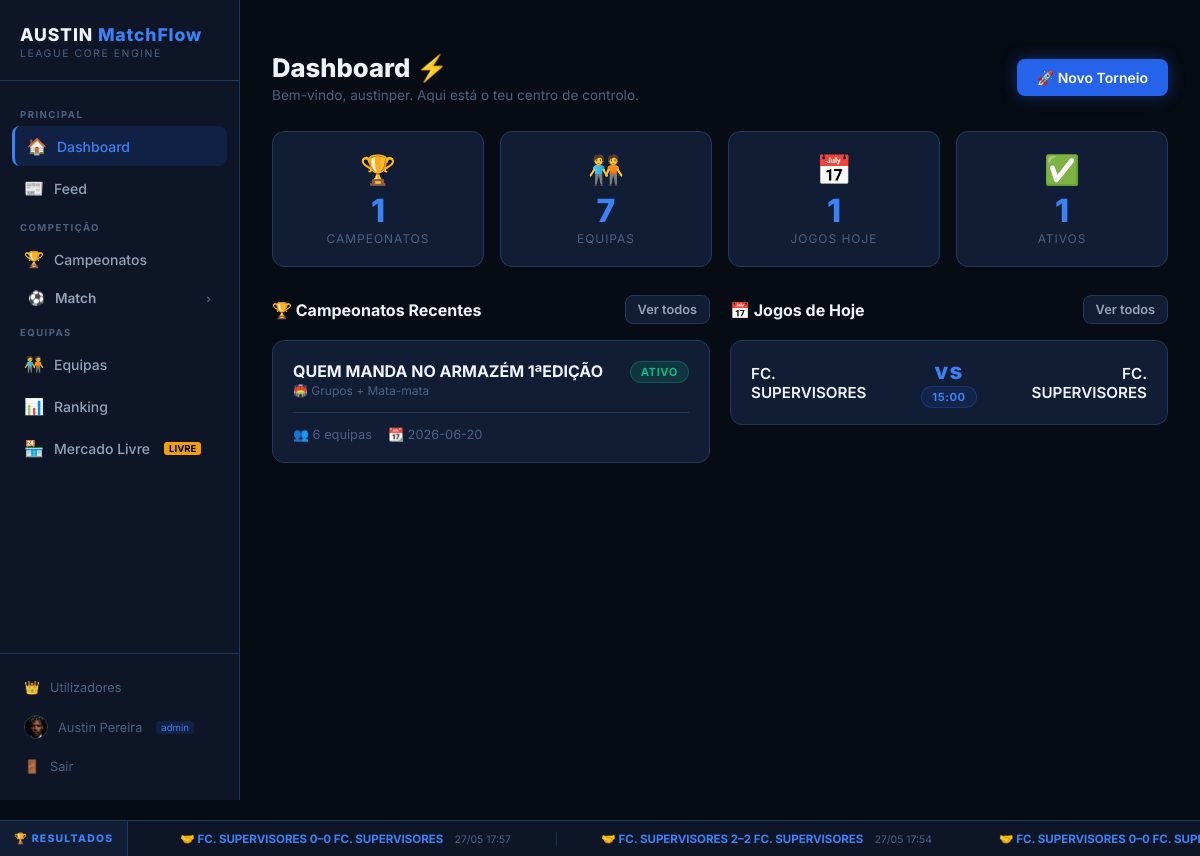
The page / (signed in) on the database its author committed.
### models/user.py (models this page shows, shortened)
class User(UserMixin, db.Model):
    __tablename__ = 'users'
    id = db.Column(db.Integer, primary_key=True)
    public_id = db.Column(db.String(36), unique=True, nullable=False,
                          default=lambda: str(uuid.uuid4()))
    username = db.Column(db.String(100), unique=True, nullable=False)
    email = db.Column(db.String(150), unique=True, nullable=False)
    password_hash = db.Column(db.String(256), nullable=False, default='')
    full_name = db.Column(db.String(150))
    avatar_url = db.Column(db.String(300), default='')
    role = db.Column(db.String(20), default='manager')
    sport_role = db.Column(db.String(20), default='player')
    is_active = db.Column(db.Boolean, default=True, nullable=False)
    player_id = db.Column(db.Integer, db.ForeignKey('players.id'), nullable=True)
    preferred_position = db.Column(db.String(50))
    current_team_id = db.Column(db.Integer, db.ForeignKey('teams.id'), nullable=True)
    created_at = db.Column(db.DateTime, default=datetime.utcnow)
    last_login = db.Column(db.DateTime, nullable=True)
    last_password_change = db.Column(db.DateTime, nullable=True)
    reset_token = db.Column(db.String(100), nullable=True, unique=True)
    reset_token_expires = db.Column(db.DateTime, nullable=True)
    password_history = db.relationship(
        'PasswordHistory', backref='user', lazy=True,
        cascade='all, delete-orphan',
        order_by='PasswordHistory.changed_at.desc()'
    )
    @property
    def is_free_agent(self):
        return self.sport_role in ('player', 'coach', 'ceo') and not self.current_team_id
    @property
    def display_name(self):
        return self.full_name if self.full_name else self.username

### models/tournament.py (models this page shows, shortened)
class Tournament(db.Model):
    __tablename__ = 'tournaments'
    id = db.Column(db.Integer, primary_key=True)
    name = db.Column(db.String(100), nullable=False)
    sport = db.Column(db.String(50), default='futsal')
    type = db.Column(db.String(50), nullable=False)
    format_type = db.Column(db.String(20), default='liga')
    status = db.Column(db.String(20), default='pending')
    created_by_id = db.Column(db.Integer, db.ForeignKey('users.id'), nullable=True)
    created_by = db.relationship('User', foreign_keys=[created_by_id])
    teams_count = db.Column(db.Integer, default=0)       # max teams expected
    description = db.Column(db.Text)
    logo_url = db.Column(db.String(300), default='')
    has_groups = db.Column(db.Boolean, default=False)
    groups_count = db.Column(db.Integer, default=0)
    teams_per_group = db.Column(db.Integer, default=0)
    qualify_per_group = db.Column(db.Integer, default=2)
    group_legs = db.Column(db.Integer, default=1)        # 1 = uma volta, 2 = duas voltas
    has_knockout = db.Column(db.Boolean, default=False)
    has_round_of_16 = db.Column(db.Boolean, default=False)
    has_quarter = db.Column(db.Boolean, default=False)
    has_semi = db.Column(db.Boolean, default=True)
    has_final = db.Column(db.Boolean, default=True)
    knockout_legs = db.Column(db.Integer, default=1)     # 1 = jogo único, 2 = ida e volta
    start_date = db.Column(db.String(20))
    created_at = db.Column(db.DateTime, default=db.func.now())
    currency           = db.Column(db.String(10), default='KWZ')
    registration_fee   = db.Column(db.Float, default=0)   # taxa de inscrição por equipa
    participation_fee  = db.Column(db.Float, default=0)   # taxa de participação por equipa
    prize_pool_total   = db.Column(db.Float, default=0)   # total do prémio
    groups = db.relationship('Group', backref='tournament', lazy=True, cascade='all, delete-orphan')
    teams = db.relationship('TournamentTeam', backref='tournament', lazy=True, cascade='all, delete-orphan')
    matches = db.relationship('Match', backref='tournament', lazy=True, cascade='all, delete-orphan')

### models/match.py (models this page shows, shortened)
class Match(db.Model):
    __tablename__ = 'matches'
    id = db.Column(db.Integer, primary_key=True)
    tournament_id = db.Column(db.Integer, db.ForeignKey('tournaments.id'), nullable=False)
    team1_id = db.Column(db.Integer, db.ForeignKey('teams.id'), nullable=False)
    team2_id = db.Column(db.Integer, db.ForeignKey('teams.id'), nullable=False)
    date = db.Column(db.String(20))
    time = db.Column(db.String(10), default='15:00')
    venue = db.Column(db.String(100))
    round_number = db.Column(db.Integer, default=1)
    phase = db.Column(db.String(30), default='group')
    group_id = db.Column(db.Integer, db.ForeignKey('groups.id'), nullable=True)
    group_letter = db.Column(db.String(5))
    score1 = db.Column(db.Integer, nullable=True)
    score2 = db.Column(db.Integer, nullable=True)
    status = db.Column(db.String(20), default='scheduled')  # scheduled | live | finished | cancelled
    created_by_id = db.Column(db.Integer, db.ForeignKey('users.id'), nullable=True)
    created_by = db.relationship('User', foreign_keys=[created_by_id])
    minute_current = db.Column(db.Integer, default=0)
    team1 = db.relationship('Team', foreign_keys=[team1_id], backref='home_matches')
    team2 = db.relationship('Team', foreign_keys=[team2_id], backref='away_matches')
    player_stats = db.relationship('PlayerMatchStat', backref='match', lazy=True, cascade='all, delete-orphan')
    events = db.relationship('MatchEvent', backref='match', lazy=True, cascade='all, delete-orphan',
                             order_by='MatchEvent.minute')
    lineups = db.relationship('MatchLineup', backref='match', lazy=True, cascade='all, delete-orphan')
    @property
    def score_display(self):
        if self.score1 is not None and self.score2 is not None:
            return f'{self.score1} - {self.score2}'
        return 'vs'

### models/team.py (models this page shows, shortened)
class Team(db.Model):
    __tablename__ = 'teams'
    id = db.Column(db.Integer, primary_key=True)
    name = db.Column(db.String(100), unique=True, nullable=False)
    short_name = db.Column(db.String(10))
    founded_date = db.Column(db.String(20))
    city = db.Column(db.String(100))
    country = db.Column(db.String(100), default='Portugal')
    primary_color = db.Column(db.String(10), default='#2563eb')
    secondary_color = db.Column(db.String(10), default='#ffffff')
    logo_url = db.Column(db.String(300), default='')      # path to uploaded logo
    stadium = db.Column(db.String(100))
    ceo = db.Column(db.String(100))
    manager = db.Column(db.String(100))
    coach = db.Column(db.String(100))
    assistant_coach = db.Column(db.String(100))
    captain = db.Column(db.String(100))
    formation = db.Column(db.String(20), default='4-3-3')
    tactic = db.Column(db.String(200))
    sport = db.Column(db.String(30), default='futsal')
    email = db.Column(db.String(150))
    phone = db.Column(db.String(30))
    website = db.Column(db.String(200))
    instagram = db.Column(db.String(100))
    notes = db.Column(db.Text)
    created_at = db.Column(db.DateTime, default=db.func.now())
    players = db.relationship('Player', backref='team', lazy=True, cascade='all, delete-orphan')
    posts = db.relationship('TeamPost', backref='team', lazy=True, cascade='all, delete-orphan',
                            order_by='TeamPost.created_at.desc()')

### app.py (the view)
    @app.route('/')
    @login_required
    def index():
        from models.tournament import Tournament
        from models.team import Team
        from models.match import Match
        tournaments = Tournament.query.order_by(Tournament.created_at.desc()).all()
        teams = Team.query.all()
        today = datetime.today().strftime('%Y-%m-%d')
        matches_today = Match.query.filter_by(date=today).all()
        return render_template('dashboard.html',
                               tournaments=tournaments,
                               teams=teams,
                               matches_today=matches_today)

### templates/dashboard.html (shortened to what this page needs)
﻿{% extends 'base.html' %}
{% block content %}
<div class="page-header">
  <div>
    <div class="page-title">Dashboard <span>⚡</span></div>
    <div class="page-subtitle">Bem-vindo, {{ current_user.username }}. Aqui está o teu centro de controlo.</div>
  </div>
  <a href="{{ url_for('tournament.create_tournament') }}" class="btn btn-primary">
    🚀 Novo Torneio
  </a>
</div>
<div class="stats-grid">
  <div class="stat-card">
    <div class="stat-icon">🏆</div>
    <div class="stat-value">{{ tournaments | length }}</div>
    <div class="stat-label">Campeonatos</div>
  </div>
  <div class="stat-card">
    <div class="stat-icon">🧑‍🤝‍🧑</div>
    <div class="stat-value">{{ teams | length }}</div>
    <div class="stat-label">Equipas</div>
  </div>
  <div class="stat-card">
    <div class="stat-icon">📅</div>
    <div class="stat-value">{{ matches_today | length }}</div>
    <div class="stat-label">Jogos Hoje</div>
  </div>
  <div class="stat-card">
    <div class="stat-icon">✅</div>
    <div class="stat-value">{{ tournaments | selectattr('status', 'equalto', 'active') | list | length }}</div>
    <div class="stat-label">Ativos</div>
  </div>
</div>
<div class="grid-2">
  <div>
    <div style="display: flex; align-items: center; justify-content: space-between; margin-bottom: 16px;">
      <h2 style="font-size: 1rem; font-weight: 700;">🏆 Campeonatos Recentes</h2>
      <a href="{{ url_for('tournament.list_tournaments') }}" class="btn btn-secondary btn-sm">Ver todos</a>
    </div>
    {% if tournaments %}
      {% for t in tournaments[:4] %}
      <a href="{{ url_for('tournament.tournament_room', tournament_id=t.id) }}" class="tournament-card" style="margin-bottom: 12px;">
        <div class="tournament-card-header">
          <div>
            <div class="tournament-name">{{ t.name }}</div>
            <div class="tournament-type">
              {% if t.type == 'liga' %}⚽ Liga
              {% elif t.type == 'grupos_eliminatoria' %}🏟️ Grupos + Mata-mata
              {% else %}⚔️ Eliminatória{% endif %}
            </div>
          </div>
          <span class="badge badge-{{ t.status }}">
            {% if t.status == 'active' %}Ativo
            {% elif t.status == 'finished' %}Terminado
            {% else %}Pendente{% endif %}
          </span>
        </div>
        <div class="tournament-card-footer">
          <span>👥 {{ t.teams_count }} equipas</span>
          <span>📆 {{ t.start_date }}</span>
        </div>
      </a>
      {% endfor %}
    {% else %}
      <div class="empty-state">
        <div class="empty-icon">🏆</div>
        <p>Nenhum campeonato criado ainda.</p>
        <a href="{{ url_for('tournament.create_tournament') }}" class="btn btn-primary">Criar primeiro torneio</a>
      </div>
    {% endif %}
  </div>
  <div>
    <div style="display: flex; align-items: center; justify-content: space-between; margin-bottom: 16px;">
      <h2 style="font-size: 1rem; font-weight: 700;">📅 Jogos de Hoje</h2>
      <a href="{{ url_for('match.list_matches') }}" class="btn btn-secondary btn-sm">Ver todos</a>
    </div>
    {% if matches_today %}
      {% for m in matches_today %}
      <a href="{{ url_for('match.match_detail', match_id=m.id) }}" class="match-card" style="margin-bottom: 10px;">
        <div class="match-team">
          <div class="team-name">{{ m.team1.name }}</div>
        </div>
        <div class="match-score">
          <div class="score-display">{{ m.score_display }}</div>
          <div class="match-meta">
            <span class="badge badge-{{ m.status }}">
              {% if m.status == 'finished' %}FT
              {% elif m.status == 'live' %}🔴 AO VIVO
              {% else %}{{ m.time }}{% endif %}
            </span>
          </div>
        </div>
        <div class="match-team right">
          <div class="team-name">{{ m.team2.name }}</div>
        </div>
      </a>
      {% endfor %}
    {% else %}
      <div class="empty-state">
        <div class="empty-icon">📅</div>
        <p>Sem jogos agendados para hoje.</p>
      </div>
    {% endif %}
  </div>
</div>
{% endblock %}

### templates/base.html (shortened to what this page needs)
﻿<!DOCTYPE html>
<html lang="pt">
<head>
  <link rel="stylesheet" href="{{ url_for('static', filename='css/style.css') }}" />
</head>
<body>
{% if current_user.is_authenticated %}
<div class="layout">
  <aside class="sidebar">
    <div class="sidebar-logo">
      <div class="logo-text">AUSTIN <span>MatchFlow</span></div>
      <div class="logo-sub">League Core Engine</div>
    </div>
    <nav class="sidebar-nav">
      <div class="nav-section-label">Principal</div>
      <a href="{{ url_for('index') }}" class="{{ 'active' if request.endpoint == 'index' }}">
        <span class="nav-icon">🏠</span> Dashboard
      </a>
      <a href="{{ url_for('feed.global_feed') }}" class="{{ 'active' if 'feed' in request.endpoint }}">
        <span class="nav-icon">📰</span> Feed
      </a>
      <div class="nav-section-label">Competição</div>
      <a href="{{ url_for('tournament.list_tournaments') }}" class="{{ 'active' if 'tournament' in request.endpoint }}">
        <span class="nav-icon">🏆</span> Campeonatos
      </a>
      {% set match_active = 'match' in request.endpoint %}
      <div class="nav-submenu-wrap">
        <div class="nav-submenu-toggle {{ 'active' if match_active }}"
             onclick="toggleSubmenu('match-sub', this)"
             id="match-toggle">
          <span class="nav-icon">⚽</span>
          <span>Match</span>
          <span class="nav-arrow" id="match-arrow">›</span>
        </div>
      </div>
      <div class="nav-section-label">Equipas</div>
      <a href="{{ url_for('team.list_teams') }}" class="{{ 'active' if 'team' in request.endpoint }}">
        <span class="nav-icon">🧑‍🤝‍🧑</span> Equipas
      </a>
      <a href="{{ url_for('player.ranking') }}" class="{{ 'active' if request.endpoint == 'player.ranking' }}">
        <span class="nav-icon">📊</span> Ranking
      </a>
      <a href="{{ url_for('market.free_market') }}" class="{{ 'active' if 'market' in request.endpoint }}">
        <span class="nav-icon">🏪</span> Mercado Livre
        {% if current_user.is_free_agent %}
        <span style="font-size:0.6rem;background:var(--warning);color:#000;
                     padding:1px 5px;border-radius:3px;margin-left:4px;font-weight:700;">LIVRE</span>
        {% endif %}
      </a>
    </nav>
    <div class="sidebar-footer">
      {% if current_user.role == 'admin' %}
      <a href="{{ url_for('auth.admin_users') }}" class="{{ 'active' if request.endpoint == 'auth.admin_users' }}">
        <span class="nav-icon">👑</span> Utilizadores
      </a>
      {% endif %}
      <a href="{{ url_for('auth.profile') }}" class="{{ 'active' if request.endpoint == 'auth.profile' }}">
        {% if current_user.avatar_url %}
        <img src="{{ url_for('static', filename=current_user.avatar_url) }}"
             style="width:24px;height:24px;border-radius:50%;object-fit:cover;
                    border:1px solid var(--border);flex-shrink:0;" />
        {% endif %}
        <span>{{ current_user.display_name }}</span>
        <span style="font-size: 0.6rem; background: rgba(37,99,235,0.15); color: var(--neon-glow);
                     padding: 1px 5px; border-radius: 3px; margin-left: 4px;">{{ current_user.role }}</span>
      </a>
      <a href="{{ url_for('auth.logout') }}">
        <span class="nav-icon">🚪</span> Sair
      </a>
    </div>
  </aside>
  <main class="main-content">
    {% block content %}{% endblock %}
  </main>
</div>
{% else %}
  {% block auth_content %}{% endblock %}
{% endif %}
{% if current_user.is_authenticated %}
<div id="results-ticker" style="
  position:fixed;bottom:0;left:0;right:0;z-index:200;
  background:var(--bg-secondary);
  border-top:1px solid var(--border);
  height:36px;overflow:hidden;
  display:flex;align-items:center;">
  <div style="flex-shrink:0;padding:0 14px;font-size:0.65rem;font-weight:800;
              letter-spacing:0.12em;text-transform:uppercase;color:var(--neon-glow);
              border-right:1px solid var(--border);height:100%;display:flex;align-items:center;
              background:var(--bg-card);">
    🏆 RESULTADOS
  </div>
  <div id="ticker-track" style="
    display:flex;align-items:center;gap:0;
    white-space:nowrap;overflow:hidden;flex:1;
    animation:ticker-scroll 40s linear infinite;">
    <span id="ticker-content" style="font-size:0.72rem;color:var(--text-secondary);padding:0 20px;">
    </span>
  </div>
</div>
<div style="height:36px;"></div>
{% endif %}
</body>
</html>

### rows shown on the page
User: avatar_url (picture), display_name "Austin Pereira", role "admin", username "austinper"
Tournament: name "QUEM MANDA NO ARMAZÉM 1ªEDIÇÃO", shows "🏟️ Grupos + Mata-mata", status "ATIVO", teams_count "6", start_date "2026-06-20"
Match: team1.name "FC. SUPERVISORES", score_display "vs", time "15:00", team2.name "FC. SUPERVISORES"

### other values the page prints
{{ tournaments | length }} "1"
{{ teams | length }} "7"
{{ matches_today | length }} "1"
